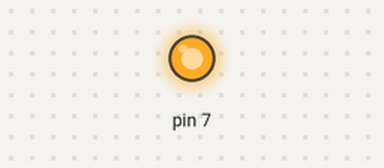
Simulated run of this program. Board: Raspberry Pi (header pin numbers). Shown: output pins drawn as LEDs (lit = HIGH).

Above: at 1.5 s.
At 3.5 s:
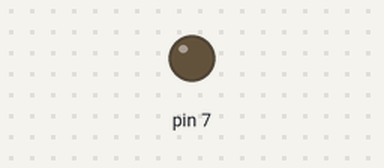
Timing chart, 0 to 5.2 s (numbered marks = the images above):
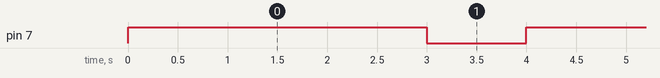

Measured:
- by itself, pin 7: alternates HIGH for 3.0 s and LOW for 1.0 s

The program:

light.py
```python
import RPi.GPIO as GPIO
import time

GPIO.setwarnings(False)

GPIO.setmode(GPIO.BOARD)

GPIO.setup (7, GPIO.OUT)

GPIO.setwarnings(False)

while True:
	GPIO.output(7, True)
	time.sleep(3)
	GPIO.output(7, False)
	time.sleep(1)
```
